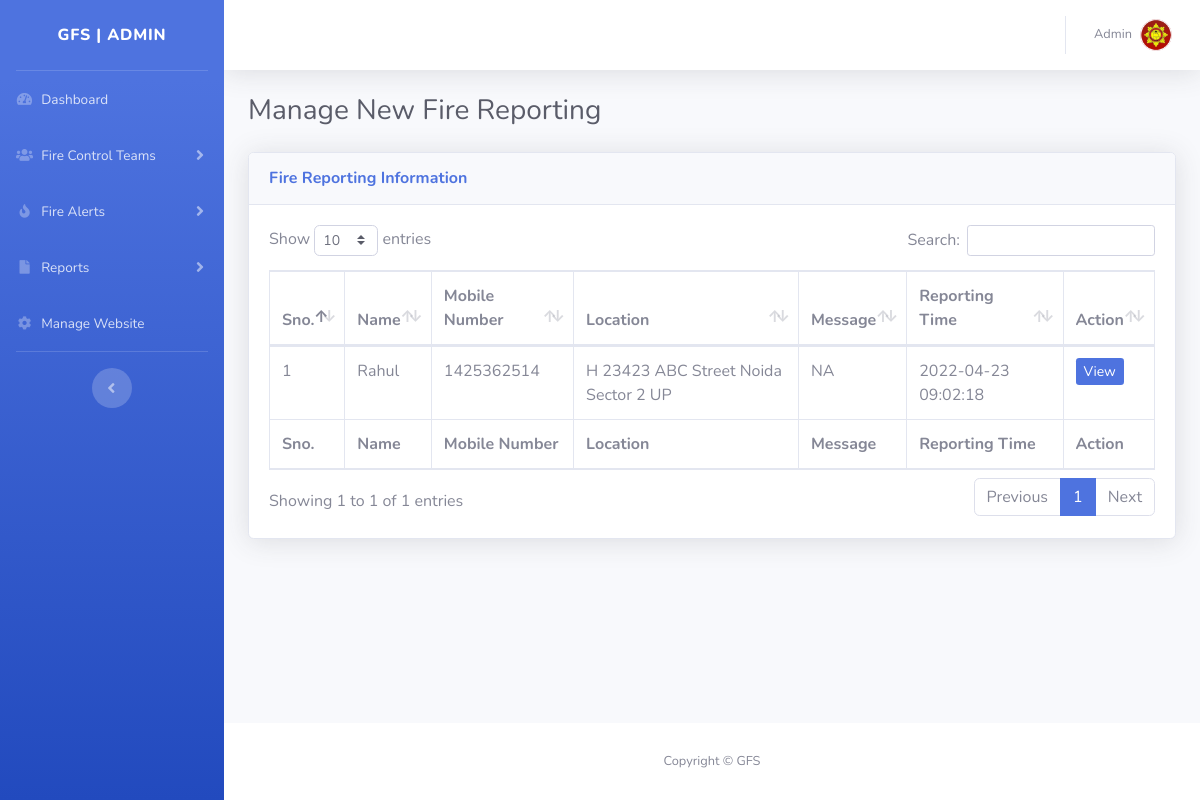
The app's page /ofrs/admin/new-requests.php (signed in) with its own data.
### tables this page shows
CREATE TABLE `tblsite` (
  `id` int(11) NOT NULL,
  `siteTitle` varchar(255) DEFAULT NULL,
  `siteLogo` varchar(255) DEFAULT NULL
);

CREATE TABLE `tblfirereport` (
  `id` int(11) NOT NULL,
  `fullName` varchar(255) DEFAULT NULL,
  `mobileNumber` bigint(12) DEFAULT NULL,
  `location` mediumtext DEFAULT NULL,
  `messgae` mediumtext DEFAULT NULL,
  `assignTo` int(11) DEFAULT NULL,
  `status` varchar(120) DEFAULT NULL,
  `postingDate` timestamp NULL DEFAULT current_timestamp(),
  `assignTime` varchar(255) DEFAULT NULL,
  `assignTme` varchar(255) NOT NULL
);

### ofrs/admin/new-requests.php (the view, shortened to what this page needs)
<?php session_start();
include_once('includes/config.php');
if (strlen($_SESSION['aid']==0)) {
  header('location:logout.php');
  } else{
?>
<!DOCTYPE html>
<html lang="en">
<head>
    <link href="vendor/fontawesome-free/css/all.min.css" rel="stylesheet" type="text/css">
    <link href="css/sb-admin-2.min.css" rel="stylesheet">
    <link href="vendor/datatables/dataTables.bootstrap4.min.css" rel="stylesheet">
</head>
<body id="page-top">
    <div id="wrapper">
  <?php include_once('includes/sidebar.php');?>
        <div id="content-wrapper" class="d-flex flex-column">
            <div id="content">
<?php include_once('includes/topbar.php');?>
                <div class="container-fluid">
                       <div class="d-sm-flex align-items-center justify-content-between mb-4">
                        <h1 class="h3 mb-0 text-gray-800">Manage New Fire Reporting</h1>
                    </div>
                    <div class="card shadow mb-4">
                        <div class="card-header py-3">
                            <h6 class="m-0 font-weight-bold text-primary">Fire Reporting Information</h6>
                        </div>
                        <div class="card-body">
                            <div class="table-responsive">
                                <table class="table table-bordered" id="dataTable" width="100%" cellspacing="0">
                                    <thead>
                                        <tr>
                                            <th>Sno.</th>
                                            <th>Name</th>
                                            <th>Mobile Number</th>
                                            <th>Location </th>
                                             <th>Message</th>
                                             <th>Reporting Time</th>
                                            <th>Action</th>
                                        </tr>
                                    </thead>
                                    <tfoot>
                                     <tr>
                                            <th>Sno.</th>
                                            <th>Name</th>
                                            <th>Mobile Number</th>
                                            <th>Location </th>
                                             <th>Message</th>
                                             <th>Reporting Time</th>
                                            <th>Action</th>
                                        </tr>
                                    </tfoot>
                                    <tbody>
<?php $query=mysqli_query($con,"select * from tblfirereport where status is null");
$cnt=1;
while($row=mysqli_fetch_array($query)){
?>
                                        <tr>
                                            <td><?php echo $cnt;?></td>
                                            <td><?php echo $row['fullName'];?></td>
                                            <td><?php echo $row['mobileNumber'];?></td>
                                            <td><?php echo $row['location'];?></td>
                                            <td><?php echo $row['messgae'];?></td>
                                            <td><?php echo $row['postingDate'];?></td>
                                            <td>
                                <a href="request-details.php?requestid=<?php echo $row['id'];?>" class="btn-sm btn-primary">View</a>
                              </td>
                                        </tr>
                               <?php $cnt++;
                           } ?>
                                    </tbody>
                                </table>
                            </div>
                        </div>
                    </div>
                </div>
            </div>
    <?php include_once('includes/footer.php');?>
        </div>
    </div>
</body>
</html>
<?php } ?>

### ofrs/admin/includes/sidebar.php (shortened to what this page needs)
        <ul class="navbar-nav bg-gradient-primary sidebar sidebar-dark accordion" id="accordionSidebar">
<?php $query=mysqli_query($con,"select * from tblsite");
while($row=mysqli_fetch_array($query)){
$logo=$row['siteLogo'];
$wtitle=$row['siteTitle'];
}  ?>
            <a class="sidebar-brand d-flex align-items-center justify-content-center" href="dashboard.php">
                <div class="sidebar-brand-text mx-3"><?php echo $wtitle;?> | Admin</div>
            </a>
            <hr class="sidebar-divider my-0">
     <li class="nav-item">
                <a class="nav-link" href="dashboard.php">
                    <i class="fas fa-fw fa-tachometer-alt"></i>
                    <span>Dashboard</span></a>
            </li>
<li class="nav-item">
                <a class="nav-link collapsed" href="#" data-toggle="collapse" data-target="#collapsePages1" aria-expanded="true" aria-controls="collapsePages1">
                    <i class="fas fa-fw fa-users"></i>
                    <span>Fire Control Teams</span>
                </a>
            </li>
<li class="nav-item">
                <a class="nav-link collapsed" href="#" data-toggle="collapse" data-target="#collapsePages" aria-expanded="true" aria-controls="collapsePages">
                    <i class="fas fa-fw fa-fire"></i>
                    <span>Fire Alerts</span>
                </a>
            </li>
<li class="nav-item">
                <a class="nav-link collapsed" href="#" data-toggle="collapse" data-target="#collapsePages2" aria-expanded="true" aria-controls="collapsePages2">
                    <i class="fas fa-fw fa-file"></i>
                    <span>Reports</span>
                </a>
            </li>
     <li class="nav-item">
                <a class="nav-link" href="manage-site.php">
                      <i class="fas fa-fw fa-cog"></i>
                    <span>Manage Website</span></a>
            </li>
            <hr class="sidebar-divider d-none d-md-block">
            <div class="text-center d-none d-md-inline">
                <button class="rounded-circle border-0" id="sidebarToggle"></button>
            </div>
        </ul>

### ofrs/admin/includes/topbar.php (shortened to what this page needs)
      <nav class="navbar navbar-expand navbar-light bg-white topbar mb-4 static-top shadow">
            <?php if($_SESSION['aid']):?>
                    <ul class="navbar-nav ml-auto">
                        <li class="nav-item dropdown no-arrow">
                            <a class="nav-link dropdown-toggle" href="#" id="userDropdown" role="button"
                                data-toggle="dropdown" aria-haspopup="true" aria-expanded="false">
                <?php
$adid=$_SESSION['aid'];
$ret1=mysqli_query($con,"select AdminName from tbladmin where ID='$adid'");
while($row1=mysqli_fetch_array($ret1)){
?>
                                <span class="mr-2 d-none d-lg-inline text-gray-600 small"><?php  echo $row1['AdminName'];?></span>
                           <?php } ?>
                                <img class="img-profile rounded-circle"
                                    src="uploadeddata/<?php echo $logo;?>">
                            </a>
                        </li>
                    </ul>
                <?php endif;?>
                </nav>

### ofrs/admin/includes/footer.php
<footer class="sticky-footer bg-white">
    <div class="container my-auto">
        <div class="copyright text-center my-auto">
            <span>Copyright &copy; <?php echo $wtitle;?> </span>
        </div>
    </div>
</footer>

### records on screen
tblsite: siteTitle "GFS", siteLogo (picture)
tblfirereport: fullName "Rahul", mobileNumber "1425362514", location "H 23423 ABC Street Noida Sector 2 UP", messgae "NA", postingDate "2022-04-23 09:02:18"

### other values on screen
$row1['AdminName'] "Admin"
